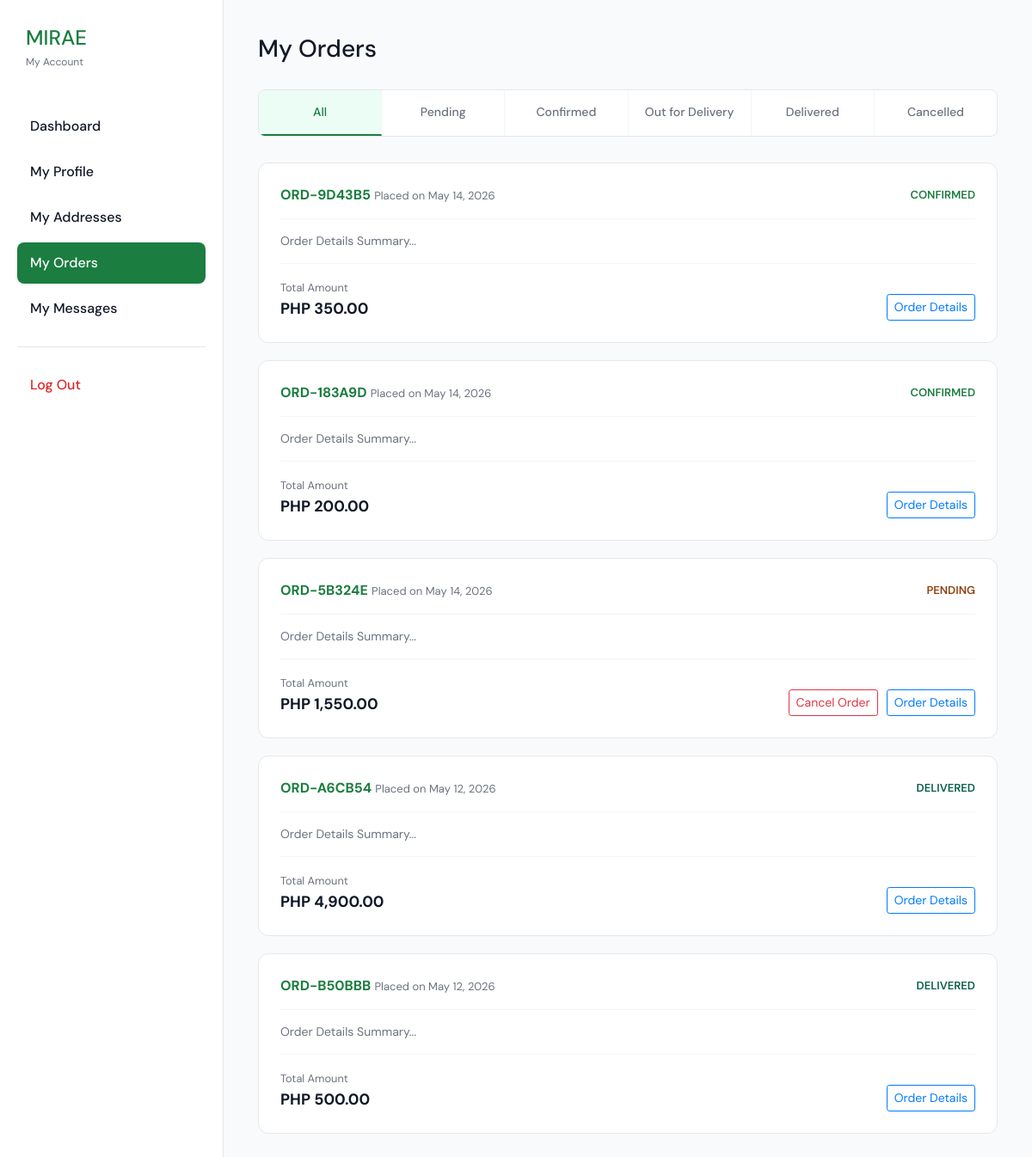
The app's page /user/orders.php (signed in) with its own data.
### tables this page shows
CREATE TABLE `orders` (
  `id` int(11) NOT NULL AUTO_INCREMENT,
  `order_code` varchar(50) NOT NULL,
  `customer_id` int(11) NOT NULL,
  `total` decimal(10,2) NOT NULL DEFAULT 0.00,
  `payment_status` enum('Paid','Unpaid') NOT NULL DEFAULT 'Unpaid',
  `payment_method` varchar(100) DEFAULT NULL,
  `order_status` enum('Pending','Confirmed','Out for Delivery','Delivered','Cancelled') NOT NULL DEFAULT 'Pending',
  `shipping_method` varchar(100) DEFAULT NULL,
  `tracking_number` varchar(100) DEFAULT NULL,
  `created_at` timestamp NOT NULL DEFAULT current_timestamp(),
  PRIMARY KEY (`id`),
  UNIQUE KEY `order_code` (`order_code`),
  KEY `customer_id` (`customer_id`),
  CONSTRAINT `orders_ibfk_1` FOREIGN KEY (`customer_id`) REFERENCES `customers` (`id`) ON DELETE CASCADE
);

### user/orders.php (the view, shortened to what this page needs)
<?php
require_once '../config/db.php';
$userId = $_SESSION['user_id'];
$statusTab = isset($_GET['tab']) ? $_GET['tab'] : 'All';
$whereSql = "WHERE customer_id = $userId";
$orders = [];
$sql = "SELECT id, order_code, total, order_status, created_at FROM orders $whereSql ORDER BY created_at DESC";
if ($result = $conn->query($sql)) {
    while ($row = $result->fetch_assoc()) $orders[] = $row;
}
?>
<!DOCTYPE html>
<html lang="en">
<head>
    <link rel="stylesheet" href="https://stackpath.bootstrapcdn.com/bootstrap/4.5.2/css/bootstrap.min.css">
    <link rel="stylesheet" href="../css/loader.css">
</head>
<body class="orders-page">
    <div class="user-layout">
        <aside class="user-sidebar">
            <div style="margin-bottom: 40px; padding-left: 10px;">
                <h1 style="font-size: 24px; color: var(--primary); margin: 0;">MIRAE</h1>
                <span style="font-size: 12px; color: var(--text-gray);">My Account</span>
            </div>
            <nav>
                <a href="dashboard.php" class="nav-link">Dashboard</a>
                <a href="profile.php" class="nav-link">My Profile</a>
                <a href="addresses.php" class="nav-link">My Addresses</a>
                <a href="orders.php" class="nav-link active">My Orders</a>
                <a href="messages.php" class="nav-link">My Messages</a>
                <hr style="margin: 20px 0; border: none; border-top: 1px solid var(--border);">
                <a href="logout.php" class="nav-link" style="color: #dc2626;">Log Out</a>
            </nav>
        </aside>
        <main class="user-main">
            <div class="page-header">
                <h1>My Orders</h1>
            </div>
            <div class="order-tabs">
                <a href="?tab=All" class="tab-item <?php echo $statusTab === 'All' ? 'active' : ''; ?>">All</a>
                <a href="?tab=Pending" class="tab-item <?php echo $statusTab === 'Pending' ? 'active' : ''; ?>">Pending</a>
                <a href="?tab=Confirmed" class="tab-item <?php echo $statusTab === 'Confirmed' ? 'active' : ''; ?>">Confirmed</a>
                <a href="?tab=Out" class="tab-item <?php echo $statusTab === 'Out' ? 'active' : ''; ?>">Out for Delivery</a>
                <a href="?tab=Delivered" class="tab-item <?php echo $statusTab === 'Delivered' ? 'active' : ''; ?>">Delivered</a>
                <a href="?tab=Cancelled" class="tab-item <?php echo $statusTab === 'Cancelled' ? 'active' : ''; ?>">Cancelled</a>
            </div>
            <div class="orders-list">
                <?php if (empty($orders)): ?>
                    <div class="empty-state">
                        <p>No orders found in this category.</p>
                        <a href="../product.html" class="btn btn-sm btn-outline-success">Go Shopping</a>
                    </div>
                <?php else: ?>
                    <?php foreach ($orders as $order): ?>
                        <div class="order-card">
                            <div class="order-header">
                                <div>
                                    <span class="order-id"><?php echo htmlspecialchars($order['order_code']); ?></span>
                                    <span class="order-date">Placed on <?php echo date('M d, Y', strtotime($order['created_at'])); ?></span>
                                </div>
                                <div class="order-status" style="color: <?php
                                    if ($order['order_status'] === 'Pending') echo '#92400e';
                                    elseif ($order['order_status'] === 'Delivered') echo '#065f46';
                                    elseif ($order['order_status'] === 'Cancelled') echo '#991b1b';
                                    else echo '#1b7d3f';
                                ?>;">
                                    <?php echo $order['order_status']; ?>
                                </div>
                            </div>
                            <div class="order-body">
                                <p style="margin:0; font-size: 14px; color: var(--text-gray);">Order Details Summary...</p>
                            </div>
                            <div class="order-footer">
                                <div>
                                    <small style="color: var(--text-gray);">Total Amount</small>
                                    <div class="order-total">PHP <?php echo number_format($order['total'], 2); ?></div>
                                </div>
                                <div style="display:flex; gap: 10px;">
                                    <?php if ($order['order_status'] === 'Pending'): ?>
                                        <form method="POST" onsubmit="return confirm('Are you sure you want to cancel this order?');">
                                            <button type="submit" class="btn btn-outline-danger btn-sm">Cancel Order</button>
                                        </form>
                                    <?php endif; ?>
                                    <a href="#" class="btn btn-outline-primary btn-sm">Order Details</a>
                                </div>
                            </div>
                        </div>
                    <?php endforeach; ?>
                <?php endif; ?>
            </div>
        </main>
    </div>
</body>
</html>

### user/orders.php (style rules this page uses)
:root { --primary: #1b7d3f; --primary-light: #ecfdf5; --text-dark: #111827; --text-gray: #6b7280; --border: #e5e7eb; }
body { font-family: 'DM Sans', sans-serif; background: #f9fafb; margin: 0; color: var(--text-dark); }
.user-layout { display: flex; min-height: 100vh; }
.user-sidebar { width: 260px; background: white; border-right: 1px solid var(--border); padding: 30px 20px; }
.nav-link { display: block; padding: 12px 15px; color: var(--text-dark); text-decoration: none; border-radius: 8px; margin-bottom: 5px; font-weight: 500; transition: all 0.2s; }
.nav-link.active { background: var(--primary); color: white; }
.user-main { flex: 1; padding: 40px; }
.page-header { margin-bottom: 30px; }
.page-header h1 { font-size: 28px; margin: 0; }
.order-tabs { display: flex; background: white; border-radius: 8px; border: 1px solid var(--border); margin-bottom: 30px; overflow: hidden; }
.tab-item { flex: 1; padding: 15px; text-align: center; color: var(--text-gray); text-decoration: none; font-size: 14px; font-weight: 500; border-right: 1px solid #f3f4f6; }
.tab-item:last-child { border-right: none; }
.tab-item.active { color: var(--primary); border-bottom: 2px solid var(--primary); background: var(--primary-light); }
.order-card { background: white; border-radius: 12px; border: 1px solid var(--border); padding: 25px; margin-bottom: 20px; }
.order-header { display: flex; justify-content: space-between; align-items: center; border-bottom: 1px solid #f3f4f6; padding-bottom: 15px; margin-bottom: 15px; }
.order-id { font-weight: 700; color: var(--primary); }
.order-date { font-size: 13px; color: var(--text-gray); }
.order-status { font-weight: 600; font-size: 13px; text-transform: uppercase; }
.order-footer { display: flex; justify-content: space-between; align-items: flex-end; margin-top: 15px; padding-top: 15px; border-top: 1px solid #f3f4f6; }
.order-total { font-size: 18px; font-weight: 700; }

### records on screen
orders: order_code "ORD-9D43B5", created_at "May 14, 2026", order_status "CONFIRMED", total "350.00"
orders: order_code "ORD-183A9D", created_at "May 14, 2026", order_status "CONFIRMED", total "200.00"
orders: order_code "ORD-5B324E", created_at "May 14, 2026", order_status "PENDING", total "1,550.00"
orders: order_code "ORD-A6CB54", created_at "May 12, 2026", order_status "DELIVERED", total "4,900.00"
orders: order_code "ORD-B50BBB", created_at "May 12, 2026", order_status "DELIVERED", total "500.00"
